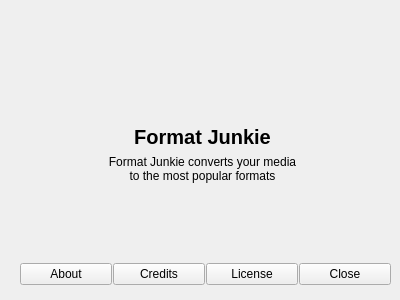
<?xml version="1.0" encoding="UTF-8"?>
<ui version="4.0">
 <class>about</class>
 <widget class="QDialog" name="about">
  <property name="geometry">
   <rect>
    <x>0</x>
    <y>0</y>
    <width>400</width>
    <height>300</height>
   </rect>
  </property>
  <property name="minimumSize">
   <size>
    <width>400</width>
    <height>300</height>
   </size>
  </property>
  <property name="maximumSize">
   <size>
    <width>400</width>
    <height>300</height>
   </size>
  </property>
  <property name="windowTitle">
   <string>About Format Junkie</string>
  </property>
  <widget class="QStackedWidget" name="stackedWidget">
   <property name="geometry">
    <rect>
     <x>10</x>
     <y>10</y>
     <width>381</width>
     <height>251</height>
    </rect>
   </property>
   <property name="currentIndex">
    <number>0</number>
   </property>
   <widget class="QWidget" name="page">
    <widget class="QLabel" name="label">
     <property name="geometry">
      <rect>
       <x>140</x>
       <y>10</y>
       <width>100</width>
       <height>100</height>
      </rect>
     </property>
     <property name="text">
      <string/>
     </property>
     <property name="pixmap">
      <pixmap resource="icons.qrc">:/pictures/Pictures/fjt.png</pixmap>
     </property>
     <property name="scaledContents">
      <bool>true</bool>
     </property>
    </widget>
    <widget class="QLabel" name="label_4">
     <property name="geometry">
      <rect>
       <x>5</x>
       <y>180</y>
       <width>379</width>
       <height>20</height>
      </rect>
     </property>
     <property name="font">
      <font>
       <pointsize>8</pointsize>
      </font>
     </property>
     <property name="text">
      <string/>
     </property>
     <property name="alignment">
      <set>Qt::AlignCenter</set>
     </property>
    </widget>
    <widget class="QLabel" name="label_3">
     <property name="geometry">
      <rect>
       <x>2</x>
       <y>138</y>
       <width>381</width>
       <height>41</height>
      </rect>
     </property>
     <property name="text">
      <string>Format Junkie converts your media
to the most popular formats</string>
     </property>
     <property name="alignment">
      <set>Qt::AlignCenter</set>
     </property>
    </widget>
    <widget class="QLabel" name="title">
     <property name="geometry">
      <rect>
       <x>2</x>
       <y>106</y>
       <width>381</width>
       <height>41</height>
      </rect>
     </property>
     <property name="font">
      <font>
       <pointsize>15</pointsize>
       <weight>75</weight>
       <bold>true</bold>
      </font>
     </property>
     <property name="text">
      <string notr="true">Format Junkie</string>
     </property>
     <property name="alignment">
      <set>Qt::AlignCenter</set>
     </property>
    </widget>
    <widget class="QLabel" name="label_5">
     <property name="geometry">
      <rect>
       <x>0</x>
       <y>200</y>
       <width>381</width>
       <height>20</height>
      </rect>
     </property>
     <property name="toolTip">
      <string notr="true">launchpad.net/format-junkie</string>
     </property>
     <property name="text">
      <string/>
     </property>
     <property name="alignment">
      <set>Qt::AlignCenter</set>
     </property>
    </widget>
   </widget>
   <widget class="QWidget" name="page_2">
    <widget class="QTabWidget" name="tabWidget">
     <property name="geometry">
      <rect>
       <x>10</x>
       <y>20</y>
       <width>371</width>
       <height>201</height>
      </rect>
     </property>
     <property name="currentIndex">
      <number>0</number>
     </property>
     <widget class="QWidget" name="tab">
      <attribute name="title">
       <string>Written by</string>
      </attribute>
      <widget class="QTextBrowser" name="textBrowser">
       <property name="geometry">
        <rect>
         <x>0</x>
         <y>0</y>
         <width>368</width>
         <height>171</height>
        </rect>
       </property>
       <property name="html">
        <string>&lt;!DOCTYPE HTML PUBLIC &quot;-//W3C//DTD HTML 4.0//EN&quot; &quot;http://www.w3.org/TR/REC-html40/strict.dtd&quot;&gt;
&lt;html&gt;&lt;head&gt;&lt;meta name=&quot;qrichtext&quot; content=&quot;1&quot; /&gt;&lt;style type=&quot;text/css&quot;&gt;
p, li { white-space: pre-wrap; }
&lt;/style&gt;&lt;/head&gt;&lt;body style=&quot; font-family:'Ubuntu'; font-size:11pt; font-weight:400; font-style:normal;&quot;&gt;
&lt;p style=&quot;-qt-paragraph-type:empty; margin-top:0px; margin-bottom:0px; margin-left:0px; margin-right:0px; -qt-block-indent:0; text-indent:0px;&quot;&gt;&lt;br /&gt;&lt;/p&gt;&lt;/body&gt;&lt;/html&gt;</string>
       </property>
       <property name="openExternalLinks">
        <bool>true</bool>
       </property>
       <property name="openLinks">
        <bool>true</bool>
       </property>
      </widget>
     </widget>
     <widget class="QWidget" name="tab_2">
      <attribute name="title">
       <string>Artwork by</string>
      </attribute>
      <widget class="QTextBrowser" name="textBrowser_2">
       <property name="geometry">
        <rect>
         <x>0</x>
         <y>0</y>
         <width>367</width>
         <height>171</height>
        </rect>
       </property>
       <property name="openExternalLinks">
        <bool>true</bool>
       </property>
      </widget>
     </widget>
    </widget>
   </widget>
   <widget class="QWidget" name="page_3">
    <widget class="QPlainTextEdit" name="plain">
     <property name="geometry">
      <rect>
       <x>13</x>
       <y>17</y>
       <width>361</width>
       <height>221</height>
      </rect>
     </property>
     <property name="readOnly">
      <bool>true</bool>
     </property>
     <property name="plainText">
      <string notr="true">Format Junkie is free software; you can redistribute it and/or modify it under the terms of the GNU General Public License as published by the Free Software Foundation; either version 3 of the License, or (at your option) any later version.

Format Junkie is distributed in the hope that it will be useful,
but WITHOUT ANY WARRANTY; without even the implied warranty of
MERCHANTABILITY or FITNESS FOR A PARTICULAR PURPOSE.  See the
GNU General Public License for more details.

You should have received a copy of the GNU General Public License
along with Format Junkie; if not, write to the Free Software Foundation, Inc.,
51 Franklin Street, Fifth Floor, Boston, MA 02110-1301, USA

For further information you can also visit http://www.gnu.org/licenses/gpl.html</string>
     </property>
    </widget>
   </widget>
  </widget>
  <widget class="QWidget" name="layoutWidget">
   <property name="geometry">
    <rect>
     <x>20</x>
     <y>260</y>
     <width>371</width>
     <height>29</height>
    </rect>
   </property>
   <layout class="QHBoxLayout" name="horizontalLayout">
    <property name="spacing">
     <number>1</number>
    </property>
    <item>
     <widget class="QPushButton" name="about_button">
      <property name="text">
       <string>About</string>
      </property>
      <property name="checkable">
       <bool>true</bool>
      </property>
      <property name="checked">
       <bool>false</bool>
      </property>
      <property name="autoDefault">
       <bool>false</bool>
      </property>
      <attribute name="buttonGroup">
       <string notr="true">buttonGroup</string>
      </attribute>
     </widget>
    </item>
    <item>
     <widget class="QPushButton" name="credits_button">
      <property name="text">
       <string>Credits</string>
      </property>
      <property name="checkable">
       <bool>true</bool>
      </property>
      <property name="autoDefault">
       <bool>false</bool>
      </property>
      <attribute name="buttonGroup">
       <string notr="true">buttonGroup</string>
      </attribute>
     </widget>
    </item>
    <item>
     <widget class="QPushButton" name="license_button">
      <property name="text">
       <string>License</string>
      </property>
      <property name="checkable">
       <bool>true</bool>
      </property>
      <property name="autoDefault">
       <bool>false</bool>
      </property>
      <attribute name="buttonGroup">
       <string notr="true">buttonGroup</string>
      </attribute>
     </widget>
    </item>
    <item>
     <widget class="QPushButton" name="closeButton">
      <property name="text">
       <string>Close</string>
      </property>
      <property name="checkable">
       <bool>true</bool>
      </property>
      <property name="autoDefault">
       <bool>false</bool>
      </property>
      <attribute name="buttonGroup">
       <string notr="true">buttonGroup</string>
      </attribute>
     </widget>
    </item>
   </layout>
  </widget>
 </widget>
 <resources>
  <include location="icons.qrc"/>
 </resources>
 <connections/>
 <buttongroups>
  <buttongroup name="buttonGroup"/>
 </buttongroups>
</ui>
